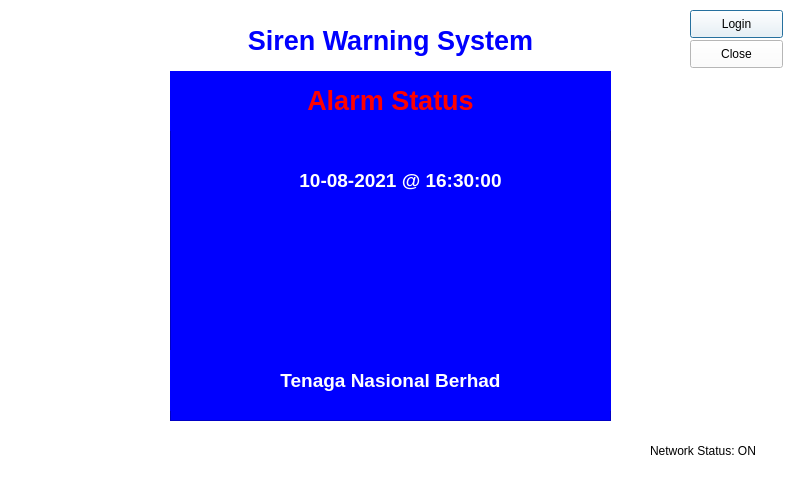
<?xml version="1.0" encoding="UTF-8"?>
<ui version="4.0">
 <class>Dialog</class>
 <widget class="QDialog" name="Dialog">
  <property name="geometry">
   <rect>
    <x>0</x>
    <y>0</y>
    <width>800</width>
    <height>480</height>
   </rect>
  </property>
  <property name="contextMenuPolicy">
   <enum>Qt::DefaultContextMenu</enum>
  </property>
  <property name="windowTitle">
   <string>Idle</string>
  </property>
  <property name="styleSheet">
   <string notr="true">background-color: rgb(255, 255, 255);</string>
  </property>
  <widget class="QFrame" name="frame">
   <property name="geometry">
    <rect>
     <x>170</x>
     <y>70</y>
     <width>441</width>
     <height>351</height>
    </rect>
   </property>
   <property name="styleSheet">
    <string notr="true">background-color: rgb(0, 0, 255);</string>
   </property>
   <property name="frameShape">
    <enum>QFrame::StyledPanel</enum>
   </property>
   <property name="frameShadow">
    <enum>QFrame::Raised</enum>
   </property>
   <widget class="QLabel" name="labelAlarmStatus">
    <property name="geometry">
     <rect>
      <x>0</x>
      <y>0</y>
      <width>441</width>
      <height>61</height>
     </rect>
    </property>
    <property name="font">
     <font>
      <pointsize>20</pointsize>
      <weight>75</weight>
      <bold>true</bold>
     </font>
    </property>
    <property name="styleSheet">
     <string notr="true">color: rgb(255, 0, 0);</string>
    </property>
    <property name="text">
     <string>Alarm Status</string>
    </property>
    <property name="alignment">
     <set>Qt::AlignCenter</set>
    </property>
   </widget>
   <widget class="QLabel" name="labelDateTime">
    <property name="geometry">
     <rect>
      <x>10</x>
      <y>80</y>
      <width>441</width>
      <height>61</height>
     </rect>
    </property>
    <property name="font">
     <font>
      <pointsize>14</pointsize>
      <weight>75</weight>
      <bold>true</bold>
     </font>
    </property>
    <property name="styleSheet">
     <string notr="true">color: rgb(255, 255, 255);</string>
    </property>
    <property name="text">
     <string>10-08-2021 @ 16:30:00</string>
    </property>
    <property name="alignment">
     <set>Qt::AlignCenter</set>
    </property>
   </widget>
   <widget class="QLabel" name="label_4">
    <property name="geometry">
     <rect>
      <x>0</x>
      <y>280</y>
      <width>441</width>
      <height>61</height>
     </rect>
    </property>
    <property name="font">
     <font>
      <pointsize>14</pointsize>
      <weight>75</weight>
      <bold>true</bold>
     </font>
    </property>
    <property name="styleSheet">
     <string notr="true">color: rgb(255, 255, 255);</string>
    </property>
    <property name="text">
     <string>Tenaga Nasional Berhad</string>
    </property>
    <property name="alignment">
     <set>Qt::AlignCenter</set>
    </property>
   </widget>
   <widget class="QLabel" name="labelLogo">
    <property name="geometry">
     <rect>
      <x>140</x>
      <y>140</y>
      <width>161</width>
      <height>121</height>
     </rect>
    </property>
    <property name="text">
     <string/>
    </property>
    <property name="pixmap">
     <pixmap resource="resources.qrc">:/logo/images/logo.png</pixmap>
    </property>
    <property name="scaledContents">
     <bool>true</bool>
    </property>
   </widget>
  </widget>
  <widget class="QLabel" name="label_7">
   <property name="geometry">
    <rect>
     <x>10</x>
     <y>40</y>
     <width>111</width>
     <height>41</height>
    </rect>
   </property>
   <property name="text">
    <string/>
   </property>
   <property name="pixmap">
    <pixmap>:/logo/images/product_logo.png</pixmap>
   </property>
   <property name="scaledContents">
    <bool>true</bool>
   </property>
  </widget>
  <widget class="QPushButton" name="pushButtonLogin">
   <property name="geometry">
    <rect>
     <x>690</x>
     <y>10</y>
     <width>93</width>
     <height>28</height>
    </rect>
   </property>
   <property name="text">
    <string>Login</string>
   </property>
  </widget>
  <widget class="QLabel" name="label_5">
   <property name="geometry">
    <rect>
     <x>170</x>
     <y>10</y>
     <width>441</width>
     <height>61</height>
    </rect>
   </property>
   <property name="font">
    <font>
     <pointsize>20</pointsize>
     <weight>75</weight>
     <bold>true</bold>
    </font>
   </property>
   <property name="styleSheet">
    <string notr="true">color: rgb(0, 0, 255);</string>
   </property>
   <property name="text">
    <string>Siren Warning System</string>
   </property>
   <property name="alignment">
    <set>Qt::AlignCenter</set>
   </property>
  </widget>
  <widget class="QLabel" name="labelNetworkStatus">
   <property name="geometry">
    <rect>
     <x>650</x>
     <y>430</y>
     <width>131</width>
     <height>41</height>
    </rect>
   </property>
   <property name="text">
    <string>Network Status: ON</string>
   </property>
  </widget>
  <widget class="QPushButton" name="pushButtonClose">
   <property name="geometry">
    <rect>
     <x>690</x>
     <y>40</y>
     <width>93</width>
     <height>28</height>
    </rect>
   </property>
   <property name="text">
    <string>Close</string>
   </property>
  </widget>
 </widget>
 <resources>
  <include location="resources.qrc"/>
 </resources>
 <connections/>
</ui>
